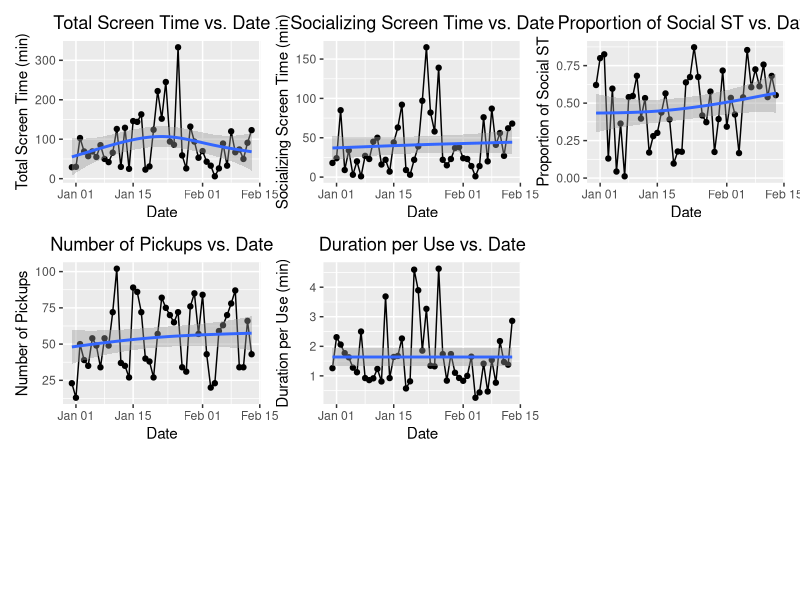
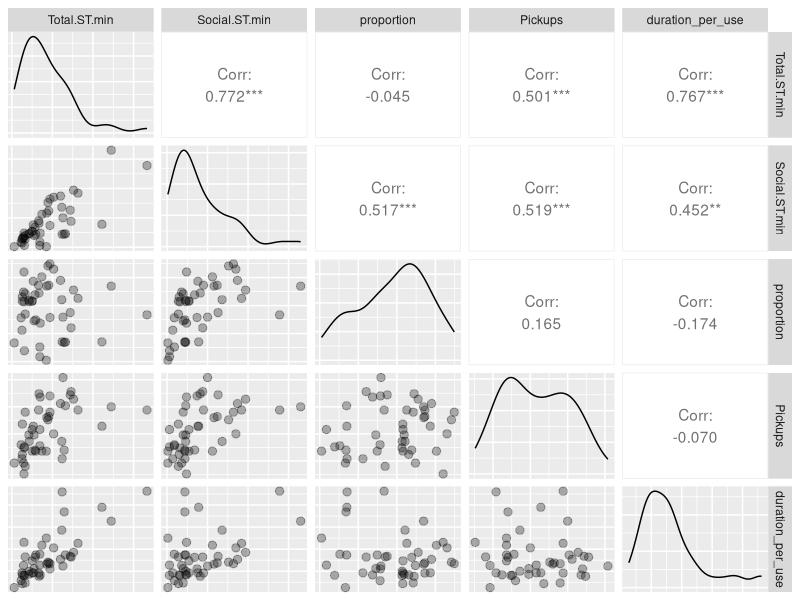

The R script that drew these images, in order: (Note: this script raises an error after producing the figures.)
## ---- chunk 1
knitr::opts_chunk$set(echo = TRUE)
## ---- chunk 2

library(tidyverse)
library(ggplot2)
library(patchwork)
library(knitr)
library(kableExtra)
Sys.setlocale("LC_TIME", "en_US.UTF-8")

data <- read.csv("BulunTe_IphoneMonitor.csv", header = TRUE)

data = data %>% mutate(proportion = Social.ST.min/Total.ST.min,
                       duration_per_use = Total.ST.min/Pickups)

data$Date = as.Date(data$Date,format="%m/%d/%Y")


## ---- chunk 3

data$weekday = (weekdays(data$Date)  %in% c( "Monday", 
                                             "Tuesday", 
                                             "Wednesday", 
                                             "Thursday", 
                                             "Friday")) %>% as.numeric() 

data$semester = (data$Date > date("0024-01-09")) %>% as.numeric()

data$semester_weekday = data$semester * data$weekday

## ---- chunk 4

# drawing the time series picture of total screen time, Social.ST.min, proportion, Pickups and duration_per_use

g1 = ggplot(data, aes(x = Date, y = Total.ST.min)) + 
  geom_line() + 
  geom_point() + 
  geom_smooth(method = "gam", se = TRUE) + 
  labs(title = "Total Screen Time vs. Date", x = "Date", y = "Total Screen Time (min)") + theme(plot.title = element_text(hjust = 0.5))


g2 = ggplot(data, aes(x = Date, y = Social.ST.min)) +
  geom_line() + 
  geom_point() + 
  geom_smooth(method = "gam", se = TRUE) + 
  labs(title = "Socializing Screen Time vs. Date", x = "Date", y = "Socializing Screen Time (min)") + theme(plot.title = element_text(hjust = 0.5))

g3 = ggplot(data, aes(x = Date, y = proportion)) +
  geom_line() + 
  geom_point() + 
  geom_smooth(method = "gam", se = TRUE) + 
  labs(title = "Proportion of Social ST vs. Date", x = "Date", y = "Proportion of Social ST") + theme(plot.title = element_text(hjust = 0.5))

g4 = ggplot(data, aes(x = Date, y = Pickups)) +
  geom_line() + 
  geom_point() + 
  geom_smooth(method = "gam", se = TRUE) + 
  labs(title = "Number of Pickups vs. Date", x = "Date", y = "Number of Pickups") + theme(plot.title = element_text(hjust = 0.5))

g5 = ggplot(data, aes(x = Date, y = duration_per_use)) +
  geom_line() + 
  geom_point() + 
  geom_smooth(method = "gam", se = TRUE) + 
  labs(title = "Duration per Use vs. Date", x = "Date", y = "Duration per Use (min)") + theme(plot.title = element_text(hjust = 0.5))

g1 + g2 + g3 + g4 + g5 + plot_layout(ncol = 3,heights = c(1,1,1))

## ---- chunk 5

# making pairwise plot of five vairables

library(GGally)

data_temp = data %>% select(Total.ST.min, Social.ST.min, proportion, Pickups, duration_per_use)

ggpairs(data_temp, lower = list(continuous = wrap("points", alpha = 0.3, size = 2.5)), axisLabels = "none")

## ---- chunk 6

# making occupation time curve for five time variables

# Total Screen Time
c = seq(0,max(data$Total.ST.min)+1,max(data$Total.ST.min)/100)
st = sapply(c,function(x){return(sum(data$Total.ST.min >= x))})/length(data$Total.ST.min)
temp=data.frame(c,st)

g1 = ggplot(temp, aes(x = c, y=st)) + 
  geom_point(size = 1 )+
  geom_smooth(method = "gam", se = FALSE)+
  labs(title = "Occupation Time Curve for Total Screen Time", x = "Total Screen Time (min)", y = "Occupation Time Curve") + theme(plot.title = element_text(hjust = 0.5))



# Total social screen time

c = seq(0,max(data$Social.ST.min)+1,max(data$Social.ST.min)/100)
st = sapply(c,function(x){return(sum(data$Social.ST.min >= x))})/length(data$Social.ST.min)
temp=data.frame(c,st)

g2 = ggplot(temp, aes(x = c, y=st)) + 
  geom_point(size = 1)+
  geom_smooth(method = "gam", se = TRUE)+
  labs(title = "Occupation Time Curve for Social Screen Time", x = "Social Screen Time (min)", y = "Occupation Time Curve") + theme(plot.title = element_text(hjust = 0.5))

# Proportion

c = seq(0,max(data$proportion)+1,max(data$proportion)/100)
st = sapply(c,function(x){return(sum(data$proportion >= x))})/length(data$proportion)
temp=data.frame(c,st)

g3 = ggplot(temp, aes(x = c, y=st)) + 
  geom_point(size = 1)+
  geom_smooth(method = "gam", se = TRUE)+
  labs(title = "Occupation Time Curve for Proportion", x = "Proportion", y = "Occupation Time Curve") + theme(plot.title = element_text(hjust = 0.5))

# Pickups

c = seq(0,max(data$Pickups)+1,max(data$Pickups)/100)
st = sapply(c,function(x){return(sum(data$Pickups >= x))})/length(data$Pickups)
temp=data.frame(c,st)

g4 = ggplot(temp, aes(x = c, y=st)) + 
  geom_point(size = 1)+
  geom_smooth(method = "gam", se = TRUE)+
  labs(title = "Occupation Time Curve for Pickups", x = "Pickups", y = "Occupation Time Curve") + theme(plot.title = element_text(hjust = 0.5))


# Duration per use

c = seq(0,max(data$duration_per_use)+1,max(data$duration_per_use)/100)
st = sapply(c,function(x){return(sum(data$duration_per_use >= x))})/length(data$duration_per_use)
temp=data.frame(c,st)

g5 = ggplot(temp, aes(x = c, y=st)) + 
  geom_point(size = 1)+
  geom_smooth(method = "gam", se = TRUE)+
  labs(title = "Occupation Time Curve for Duration per Use", x = "Duration per Use (min)", y = "Occupation Time Curve") + theme(plot.title = element_text(hjust = 0.5))

g1+g2+g3+g4+g5+plot_layout(ncol = 3)


## ---- chunk 7

# Calculating ACF using acf() for five time series

par(mfrow=c(3,2))
acf(data$Total.ST.min, main = "ACF of Total Screen Time")
acf(data$Social.ST.min, main = "ACF of Social Screen Time")
acf(data$proportion, main = "ACF of Proportion")
acf(data$Pickups, main = "ACF of Pickups")
acf(data$duration_per_use, main = "ACF of Duration per Use")

# Seizinig acf values and using kable to display for five variables

acf_total = (acf(data$Total.ST.min, plot = FALSE)$acf[1:10]) %>% round(.,4)
acf_social = (acf(data$Social.ST.min, plot = FALSE)$acf[1:10]) %>% round(.,4)
acf_proportion = (acf(data$proportion, plot = FALSE)$acf[1:10]) %>% round(.,4)
acf_pickups = (acf(data$Pickups, plot = FALSE)$acf[1:10]) %>% round(.,4)
acf_duration = (acf(data$duration_per_use, plot = FALSE)$acf[1:10]) %>% round(.,4)

acf_table = data.frame(lag=0:9,acf_total,acf_social,acf_proportion,acf_pickups,acf_duration)


kable(acf_table, caption = "ACF values for five variables", format = "latex", booktabs = TRUE) %>%
  kable_styling(latex_options = c("striped", "hold_position"))


## ---- chunk 8
library("circular")
## ---- chunk 9

temp = data$Pickup.1st %>% as.POSIXct(,format="%H:%M")

data$Pickup.1st.angular = (hour(temp)*60+minute(temp))/(24*60)*360

circle_pickup_1st = circular(data$Pickup.1st.angular, units = "degrees", template = "clock24") %>% plot(,col="blue", main = "Circular Plot of Pickup.1st")

circle_pickup_1st




## ---- chunk 10

circular(data$Pickup.1st.angular, units = "degrees", template = "clock24") %>% 
  plot(.,
     stack=TRUE, 
     bins=30,
     col="red", 
     main = "HIstogram Plot Circular Plot of Pickup.1st")

# fisrt.pickup.den =circular(data$Pickup.1st.angular, units = "degrees", template = "clock24") %>%  density(, bw = 40)
# 
# fisrt.pickup.den$y = fisrt.pickup.den$y/5.5
# 
# max_density <- max(fisrt.pickup.den$y)

# width <- 10
# height <- 20
# res <- 300  # Resolution in pixels per inch
# 
# # Open a graphics device
# png("density_plot.png", width = width*res, height = height*res, res = res)
# 
# par(mar=c(5,4,4,2) + 0.1)

# plot(fisrt.pickup.den, 
#      main = "Density Plot of Pickup.1st", 
#      xlab = "Pickup.1st", 
#      ylab = "Density",
#      col="red",
#      ylim = c(0, max_density * 1.5))
# 
# dev.off()


## ---- chunk 11

possion_model_offset = glm(Pickups~offset(log(Total.ST.min)),data=data,family=poisson(link="log"))

summary(possion_model_offset)

## ---- chunk 12

glm_loglink_offset = glm(Pickups~ weekday+semester+offset(log(Total.ST.min)),data=data,family=poisson(link="log"))

summary(glm_loglink_offset)

## ---- chunk 13

mle_estimate = mle.vonmises(data$Pickup.1st.angular, bias = TRUE)

mle_estimate

## ---- chunk 14

mu = mle_estimate$mu

kappa = mle_estimate$kappa

# The proabbility that first pickup time is later than 8:30 am
# calculating with pvonmises function as follow:

 cat("The proabbility that first pickup time is later than 8:30 am is", 1-pvonmises(8.5, mu, kappa))
# 1-pvonmises(8.5, mu, kappa) 
